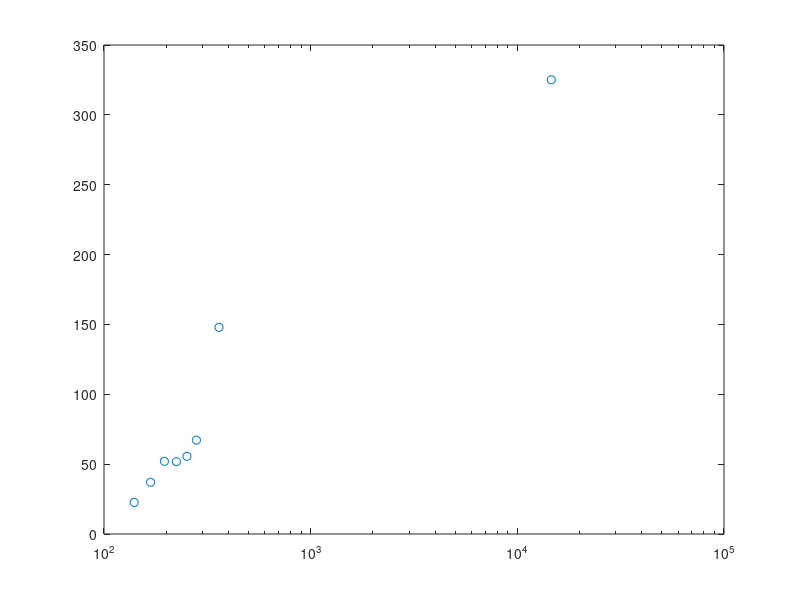

Recreate this plot in MATLAB.
function vars = ry_data(validate_data)
%
% Cross-species primate brain data from Rilling & Insel (1999a), 
%   largely complementary to callosal data in 1999b.
% Includes:
% * Brain volume
% * Grey & white matter volumes

    if ~exist('validate_data', 'var'), validate_data = true; end;

    
    ry_ages = [[20 24 28 32 36 40]*7 12*30 40*365];
    ry_areas = [22.6 37.0 52.0 51.8 55.6 67.2 147.9 325.1]; % (correct by /0.5?)

    % Reconstruct outputs
    varnames = who('ry_*');
    varvals = cellfun(@eval, varnames, 'UniformOutput', false);
    vars = cell2struct(varvals, varnames);

    if validate_data
        figure; semilogx(ry_ages, ry_areas, 'o');
    end;
